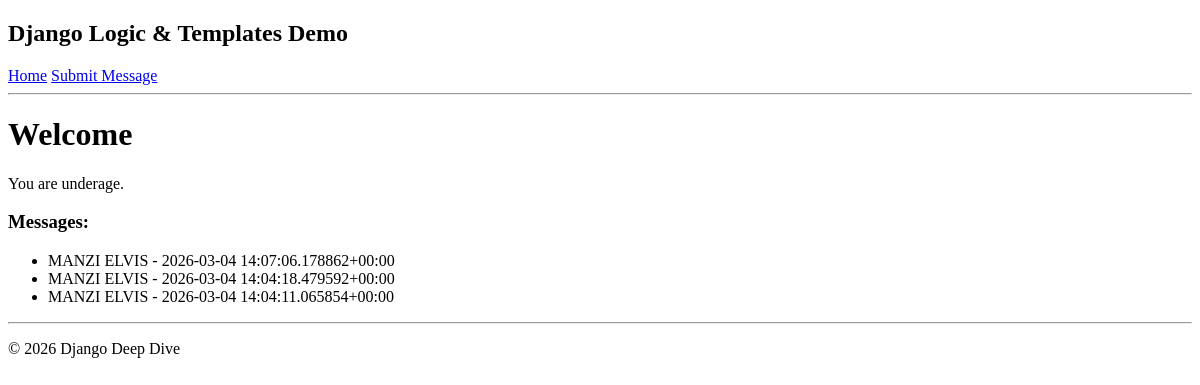
Before: / with the older database file.
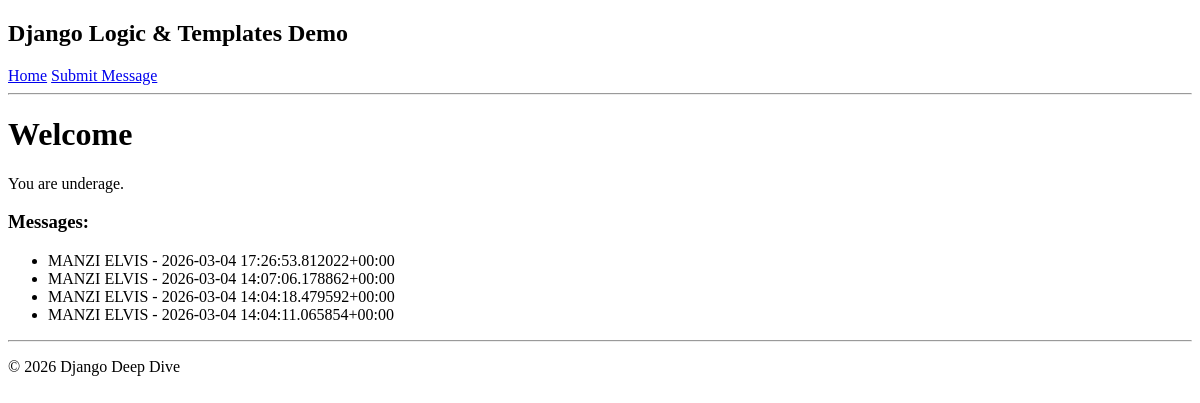
After: the same page with the newer database file.
### core/models.py (models this page shows)
class Message(models.Model):
    name = models.CharField(max_length=100)
    content = models.TextField()
    created_at = models.DateTimeField(auto_now_add=True)
    def __str__(self):
        return f"{self.name} - {self.created_at}"

### core/views.py (the view)
# urls.py: path('', views.home, name='home'),
def home(request):
    all_messages = Message.objects.all().order_by('-created_at')
    context = {
        "messages": all_messages
    }
    return render(request, "home.html", context)

### core/templates/home.html (shortened to what this page needs)
{% extends "base.html" %}
{% block content %}
<h1>Welcome {{ name }}</h1>
{% if age >= 18 %}
<p>You are an adult.</p>
{% else %}
<p>You are underage.</p>
{% endif %}
<h3>Messages:</h3>
<ul>
    {% for message in messages %}
        <li>{{ message|upper }}</li>
    {% endfor %}
</ul>
{% endblock %}

Changed rows visible on the page:
added Message: name+created_at "MANZI ELVIS - 2026-03-04 17:26:53.812022+00:00"
